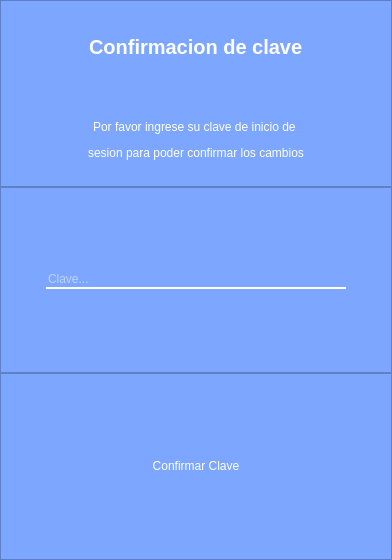
<?xml version="1.0" encoding="UTF-8"?>
<ui version="4.0">
 <class>ConfClave</class>
 <widget class="QMainWindow" name="ConfClave">
  <property name="geometry">
   <rect>
    <x>0</x>
    <y>0</y>
    <width>392</width>
    <height>560</height>
   </rect>
  </property>
  <property name="windowTitle">
   <string>Confirmacion Clave</string>
  </property>
  <widget class="QWidget" name="centralwidget">
   <layout class="QVBoxLayout" name="verticalLayout">
    <property name="spacing">
     <number>0</number>
    </property>
    <property name="leftMargin">
     <number>0</number>
    </property>
    <property name="topMargin">
     <number>0</number>
    </property>
    <property name="rightMargin">
     <number>0</number>
    </property>
    <property name="bottomMargin">
     <number>0</number>
    </property>
    <item>
     <widget class="QFrame" name="frame_2">
      <property name="styleSheet">
       <string notr="true">*{
	background-color: rgb(124, 166, 255);
	color: white;
}
</string>
      </property>
      <property name="frameShape">
       <enum>QFrame::StyledPanel</enum>
      </property>
      <property name="frameShadow">
       <enum>QFrame::Raised</enum>
      </property>
      <layout class="QVBoxLayout" name="verticalLayout_4">
       <property name="spacing">
        <number>0</number>
       </property>
       <property name="leftMargin">
        <number>0</number>
       </property>
       <property name="topMargin">
        <number>0</number>
       </property>
       <property name="rightMargin">
        <number>0</number>
       </property>
       <property name="bottomMargin">
        <number>0</number>
       </property>
       <item alignment="Qt::AlignHCenter">
        <widget class="QLabel" name="label">
         <property name="font">
          <font>
           <pointsize>15</pointsize>
          </font>
         </property>
         <property name="whatsThis">
          <string>&lt;html&gt;&lt;head/&gt;&lt;body&gt;&lt;p&gt;&lt;span style=&quot; font-size:11pt; font-weight:600;&quot;&gt;Confirmacion de clave&lt;/span&gt;&lt;/p&gt;&lt;p&gt;&lt;br/&gt;&lt;/p&gt;&lt;/body&gt;&lt;/html&gt;</string>
         </property>
         <property name="text">
          <string>&lt;strong&gt;Confirmacion de clave</string>
         </property>
        </widget>
       </item>
       <item alignment="Qt::AlignHCenter|Qt::AlignVCenter">
        <widget class="QLabel" name="label_2">
         <property name="font">
          <font>
           <pointsize>12</pointsize>
          </font>
         </property>
         <property name="text">
          <string>&lt;html&gt;&lt;head/&gt;&lt;body&gt;&lt;p align=&quot;center&quot;&gt;&lt;span style=&quot; font-size:9pt;&quot;&gt;Por favor ingrese su clave de inicio de &lt;/span&gt;&lt;/p&gt;&lt;p align=&quot;center&quot;&gt;&lt;span style=&quot; font-size:9pt;&quot;&gt;sesion para poder confirmar los cambios&lt;/span&gt;&lt;/p&gt;&lt;/body&gt;&lt;/html&gt;</string>
         </property>
        </widget>
       </item>
      </layout>
     </widget>
    </item>
    <item>
     <widget class="QFrame" name="frame">
      <property name="styleSheet">
       <string notr="true">*{
	background-color: rgb(124, 166, 255);
	color: white;
}


QLineEdit{
	color: white;
	font: 12pt &quot;MS Shell Dlg 2&quot;;
	border: none;
	border-bottom: 2px solid rgb(255, 255, 255);
}</string>
      </property>
      <property name="frameShape">
       <enum>QFrame::StyledPanel</enum>
      </property>
      <property name="frameShadow">
       <enum>QFrame::Raised</enum>
      </property>
      <layout class="QVBoxLayout" name="verticalLayout_2">
       <property name="spacing">
        <number>0</number>
       </property>
       <property name="leftMargin">
        <number>0</number>
       </property>
       <property name="topMargin">
        <number>0</number>
       </property>
       <property name="rightMargin">
        <number>0</number>
       </property>
       <property name="bottomMargin">
        <number>0</number>
       </property>
       <item alignment="Qt::AlignHCenter">
        <widget class="QLineEdit" name="clave">
         <property name="minimumSize">
          <size>
           <width>300</width>
           <height>0</height>
          </size>
         </property>
         <property name="maximumSize">
          <size>
           <width>300</width>
           <height>16777215</height>
          </size>
         </property>
         <property name="echoMode">
          <enum>QLineEdit::Password</enum>
         </property>
         <property name="placeholderText">
          <string>Clave...</string>
         </property>
         <property name="clearButtonEnabled">
          <bool>true</bool>
         </property>
        </widget>
       </item>
      </layout>
     </widget>
    </item>
    <item>
     <widget class="QFrame" name="frame_3">
      <property name="styleSheet">
       <string notr="true">*{
	background-color: rgb(124, 166, 255);
	color: white;
}

QPushButton{
	border-radius: 10px;
	background-color: rgb(124, 166, 255);
	color: white;
	font: 75 13pt &quot;Arial&quot;;
}

QPushButton::hover{
	background-color: rgb(200, 150, 255);
}</string>
      </property>
      <property name="frameShape">
       <enum>QFrame::StyledPanel</enum>
      </property>
      <property name="frameShadow">
       <enum>QFrame::Raised</enum>
      </property>
      <layout class="QVBoxLayout" name="verticalLayout_3">
       <property name="spacing">
        <number>0</number>
       </property>
       <property name="leftMargin">
        <number>0</number>
       </property>
       <property name="topMargin">
        <number>0</number>
       </property>
       <property name="rightMargin">
        <number>0</number>
       </property>
       <property name="bottomMargin">
        <number>0</number>
       </property>
       <item alignment="Qt::AlignHCenter|Qt::AlignVCenter">
        <widget class="QPushButton" name="confclave">
         <property name="minimumSize">
          <size>
           <width>250</width>
           <height>50</height>
          </size>
         </property>
         <property name="maximumSize">
          <size>
           <width>250</width>
           <height>16777215</height>
          </size>
         </property>
         <property name="sizeIncrement">
          <size>
           <width>0</width>
           <height>0</height>
          </size>
         </property>
         <property name="text">
          <string>Confirmar Clave</string>
         </property>
        </widget>
       </item>
      </layout>
     </widget>
    </item>
   </layout>
  </widget>
 </widget>
 <resources/>
 <connections/>
</ui>
